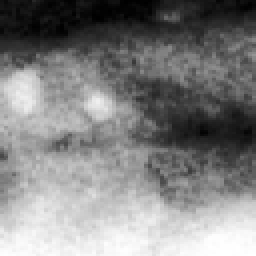
#> input picture old/image/补焊00204_01未熔合3分割_0_2_非原图.png, 128 x 128 px, found by its file name (shown 2 times larger); its folder holds only this picture in this run
$ python change_size.py
#> lines starting #> are read from the running program, lines starting #| are printed output that depends on the picture
#coding=utf-8
from PIL import Image
import os
image_width = 100
image_height = 128
def fixed_size(filePath,savePath):
    """按照固定尺寸处理图片"""
#> called with filePath = '/old/image/补焊00204_01未熔合3分割_0_2_非原图.png'
    im = Image.open(filePath)
#> im is the input picture: PIL image 128x128 L; min 0, max 255, mean 129.4
    out = im.resize((image_width, image_height))
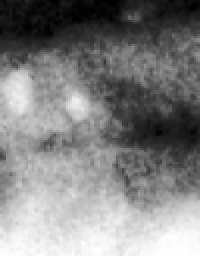
#> out: PIL image 100x128 L (shown 2 times larger); min 0, max 255, mean 129.4
    out.save(savePath)


def changeSize():
    filePath = r'/old/image'
    destPath = r'D:\PyCharm\project\HOG_SVM_IMG-master\HOG_SVM_IMG-master\image128'
    if not os.path.exists(destPath):
        os.makedirs(destPath)
    for root, dirs, files in os.walk(filePath):
        for file in files:
            if file[-1]=='g':
                fixed_size(os.path.join(filePath, file), os.path.join(destPath, file))
    print('Done')

if __name__ == '__main__':
    changeSize()

$ run again, on old/image/补焊00208_01未熔合2分割_0_0_非原图.png
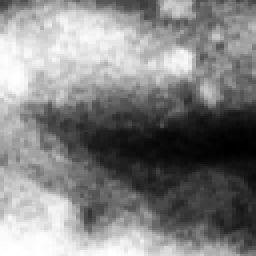
#> input picture old/image/补焊00208_01未熔合2分割_0_0_非原图.png, 128 x 128 px, found by its file name (shown 2 times larger)
#> in fixed_size, im is the input picture: PIL image 128x128 L; min 0, max 255, mean 130.5
#> in fixed_size, `out = im.resize((image_width, image_height))`:
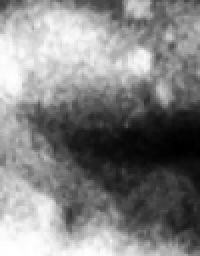
#> out: PIL image 100x128 L (shown 2 times larger); min 0, max 255, mean 130.5

$ run again, on old/image/补焊00208_01未熔合2分割_0_1_非原图.png
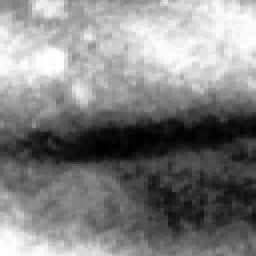
#> input picture old/image/补焊00208_01未熔合2分割_0_1_非原图.png, 128 x 128 px, found by its file name (shown 2 times larger)
#> in fixed_size, im is the input picture: PIL image 128x128 L; min 0, max 255, mean 130.2
#> in fixed_size, `out = im.resize((image_width, image_height))`:
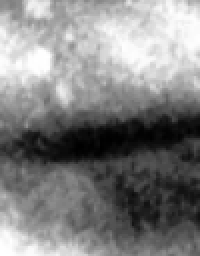
#> out: PIL image 100x128 L (shown 2 times larger); min 0, max 255, mean 130.2

$ run again, on old/image/补焊00208_01未熔合2分割_0_2_非原图.png
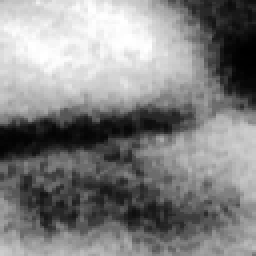
#> input picture old/image/补焊00208_01未熔合2分割_0_2_非原图.png, 128 x 128 px, found by its file name (shown 2 times larger)
#> in fixed_size, im is the input picture: PIL image 128x128 L; min 0, max 255, mean 130.8
#> in fixed_size, `out = im.resize((image_width, image_height))`:
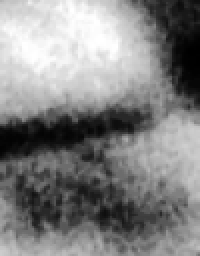
#> out: PIL image 100x128 L (shown 2 times larger); min 0, max 255, mean 130.8

$ run again, on old/image/补焊00204_01未熔合3分割_0_3_非原图.png
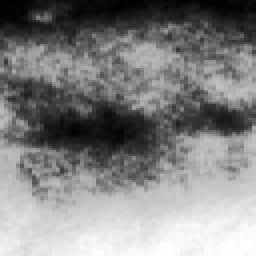
#> input picture old/image/补焊00204_01未熔合3分割_0_3_非原图.png, 128 x 128 px, found by its file name (shown 2 times larger)
#> in fixed_size, im is the input picture: PIL image 128x128 L; min 0, max 255, mean 130
#> in fixed_size, `out = im.resize((image_width, image_height))`:
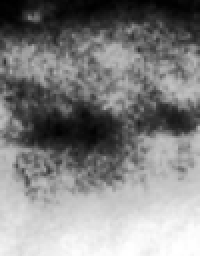
#> out: PIL image 100x128 L (shown 2 times larger); min 0, max 255, mean 130
